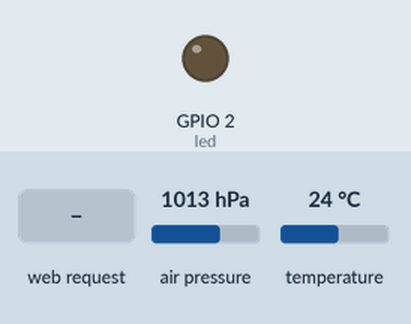
A sketch run on a simulated ESP8266 (NodeMCU). Parts: output pins drawn as LEDs (lit = HIGH). Wiring (inferred from the names in the program): BMP180 pressure sensor at I2C address 0x77. The inputs (shaded band) are chosen by the test bench; at power-on: air pressure 1013 hPa, temperature 24 °C. WiFi joins after 1.5 s; servers stay silent unless stated; what the sketch prints to the serial monitor is not drawn.

Above: at 2.7 s.
2.8 s: HTTP request GET / received
Timing chart, 0 to 5.8 s (numbered marks = the images above; inputs shaded):
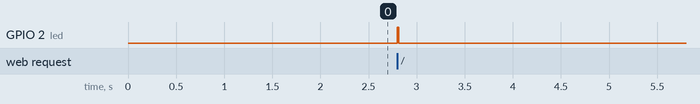

Measured:
- after the input at 2.8 s, GPIO 2 (led): LOW → HIGH at once, → LOW 0.01 s later

The sketch:

BMP085-example-webserver.ino
```cpp
#include <ESP8266WiFi.h>
#include <WiFiClient.h>
#include <ESP8266WebServer.h>
#include <ESP8266mDNS.h>

#include "BMP085Reader.h"

//
//    Example Code for ESP8266 and BMP085 using Arduino IDE
//    Updated by G.Pimblott
//    Created: 27 Jan 2016 (G.Pimblott)
//
//    1) Connects to a specified wireless network using DHCP (IP output to serial)
//    2) Starts a webserver on port 80
//    3) Responds to requests to the root URL with sensor readings from a connected BMP085
//
//    By default it expects the BMP085 to use sda(4) and scl(5) on an NodeMCU development board.
//

const int led = 2;

// Update these with your network settings
const char* ssid = "Change-me";
const char* password = "Change-me";

// Create the webserver
ESP8266WebServer server(80);

// Setup the BMP085 reader
BMP085Reader bmpReader;


// Process a request for the data
void handleTemp() {
  digitalWrite(led, 1);
  String message = "Hello - Here are the current readings\n\n";

  bmpReader.readValues();

  char temp[10];
  dtostrf( bmpReader.getTemperature(), 2, 2, temp);

  message += "Temperature: ";
  message += temp;
  message += " dec C\n";

  message += "Pressure: ";
  message += bmpReader.getPressure();
  message += " Pa\n";

  message += "Altitude: ";
  message += bmpReader.getAltitude();
  message += " m\n";

  Serial.print("Temperature: ");
  Serial.print(temp);
  Serial.println(" deg C");
  Serial.print("Pressure: ");
  Serial.print(bmpReader.getPressure(), DEC);
  Serial.println(" Pa");
  Serial.print("Altitude: ");
  Serial.print(bmpReader.getAltitude(), 2);
  Serial.println(" m");
  Serial.println();

  server.send(200, "text/plain", message);
  digitalWrite(led, 0);
}

// Page not found message
void handleNotFound()
{
  digitalWrite(led, 1);
  String message = "File Not Found\n\n";
  message += "URI: ";
  message += server.uri();
  message += "\nMethod: ";
  message += (server.method() == HTTP_GET)?"GET":"POST";
  message += "\nArguments: ";
  message += server.args();
  message += "\n";
  for (uint8_t i=0; i<server.args(); i++){
    message += " " + server.argName(i) + ": " + server.arg(i) + "\n";
  }
  server.send(404, "text/plain", message);
  digitalWrite(led, 0);
}

//
// Connect to the router with the specified ssid and password
//
void initWebServer( const char* ssid, const char * password)
{
  Serial.println(" Connecting to WiFi router");
  WiFi.begin(ssid, password);

  // Wait for connection
  while (WiFi.status() != WL_CONNECTED) {
    delay(500);
    Serial.print(".");
  }

  Serial.println("");
  Serial.print("Connected to ");
  Serial.println(ssid);
  Serial.print("IP address: ");
  Serial.println(WiFi.localIP());
}

//
// Initial setup routine
//
// 1) Open serial port for logging
// 2) Initialise the webserver
// 3) Initialise the BMP085
//
void setup()
{
  Serial.begin(9600);
  Serial.println("");
  Serial.println("Starting...");

  pinMode(led, OUTPUT);
  digitalWrite(led, 0);

  // Initialise the web server
  initWebServer(ssid , password);

  server.on("/", handleTemp);
  server.onNotFound(handleNotFound);
  server.begin();

  Serial.println("HTTP server started");

  // Initialise the BMP085
  bmpReader.init(4,5);

}


// Keep looping handling new HTTP connections
void loop()
{
  server.handleClient();
}
```

BMP085Reader.cpp
```cpp
#include "BMP085Reader.h"

//
//   BMP085 code based on code by: Jim Lindblom (SparkFun Electronics)
//   date: 18 Jan 2011
//   updated: 26 Feb 2013
//   updated: 27 Jan 2016 (G.Pimblott)
//   license: CC BY-SA v3.0 - http://creativecommons.org/licenses/by-sa/3.0/
//
//   Get pressure and temperature from the BMP085 and calculate
//   altitude.
//
//   Updated to work with BMP085 using i2c on ESP8266 and converted to a reusable class
//   by G.Pimblott (27/1/2016)
//

// Setup communication with the sensor
void BMP085Reader::init(int sda,int scl)
{
  Serial.println("BMP085 Initialisation");

  // Setup the SDA(GPIO4) and SCL(GPIO5) - These can be any GPIO on the ESP8266
  Wire.begin(sda, scl);

  bmp085Calibration();
}


// Read the latest values and store in the public variables
void BMP085Reader::readValues()
{
  temperature = bmp085GetTemperature(bmp085ReadUT())* 0.1;
  pressure = bmp085GetPressure(bmp085ReadUP());
  altitude = (float)44330 * (1 - pow(((float) pressure / p0), 0.190295));
}

double BMP085Reader::getTemperature()
{
  return temperature;
};


long BMP085Reader::getPressure()
{
  return pressure;
};

float BMP085Reader::getAltitude()
{
  return altitude;
};


//   Stores all of the bmp085's calibration values into global variables
//   Calibration values are required to calculate temp and pressure
//   This function should be called at the beginning of the program
void BMP085Reader::bmp085Calibration()
{
  ac1 = bmp085ReadShort(0xAA);
  ac2 = bmp085ReadShort(0xAC);
  ac3 = bmp085ReadShort(0xAE);
  ac4 = bmp085ReadUShort(0xB0);
  ac5 = bmp085ReadUShort(0xB2);
  ac6 = bmp085ReadUShort(0xB4);
  b1 = bmp085ReadShort(0xB6);
  b2 = bmp085ReadShort(0xB8);
  mb = bmp085ReadShort(0xBA);
  mc = bmp085ReadShort(0xBC);
  md = bmp085ReadShort(0xBE);
}

// Calculate temperature given the uncalibrated temperature(ut)
// Value returned will be in units of 0.1 deg C
short BMP085Reader::bmp085GetTemperature(unsigned int ut)
{
  long x1, x2;

  x1 = (((long)ut - (long)ac6) * (long)ac5) >> 15;
  x2 = ((long)mc << 11) / (x1 + md);
  b5 = x1 + x2;
  return ((b5 + 8) >> 4);
}

// Calculate pressure given up
// calibration values must be known
// b5 is also required so bmp085GetTemperature(...) must be called first.
// Value returned will be pressure in units of Pa.
long BMP085Reader::bmp085GetPressure(unsigned long up)
{
  long x1, x2, x3, b3, b6, p;
  unsigned long b4, b7;

  b6 = b5 - 4000;
  // Calculate B3
  x1 = (b2 * (b6 * b6) >> 12) >> 11;
  x2 = (ac2 * b6) >> 11;
  x3 = x1 + x2;
  b3 = (((((long)ac1) * 4 + x3) << OSS) + 2) >> 2;

  // Calculate B4
  x1 = (ac3 * b6) >> 13;
  x2 = (b1 * ((b6 * b6) >> 12)) >> 16;
  x3 = ((x1 + x2) + 2) >> 2;
  b4 = (ac4 * (unsigned long)(x3 + 32768)) >> 15;

  b7 = ((unsigned long)(up - b3) * (50000 >> OSS));
  if (b7 < 0x80000000)
    p = (b7 << 1) / b4;
  else
    p = (b7 / b4) << 1;

  x1 = (p >> 8) * (p >> 8);
  x1 = (x1 * 3038) >> 16;
  x2 = (-7357 * p) >> 16;
  p += (x1 + x2 + 3791) >> 4;

  return p;
}

// Read 1 byte from the BMP085 at 'address'
char BMP085Reader::bmp085Read(unsigned char address)
{
  unsigned char data;

  Wire.beginTransmission(BMP085_ADDRESS);
  Wire.write(address);
  Wire.endTransmission();

  Wire.requestFrom(BMP085_ADDRESS, 1);
  while (!Wire.available())
    ;

  return Wire.read();
}

// Read 2 bytes from the BMP085
// First byte will be from 'address'
// Second byte will be from 'address'+1
int BMP085Reader::bmp085ReadInt(unsigned char address)
{
  unsigned char msb, lsb;

  Wire.beginTransmission(BMP085_ADDRESS);
  Wire.write(address);
  Wire.endTransmission();

  Wire.requestFrom(BMP085_ADDRESS, 2);
  while (Wire.available() < 2)
    ;
  msb = Wire.read();
  lsb = Wire.read();

  return (int) msb << 8 | lsb;
}

// Read a signed short
short BMP085Reader::bmp085ReadShort(unsigned char address)
{
  return (short)bmp085ReadInt(address);
}

// Read an unsigned short
unsigned short BMP085Reader::bmp085ReadUShort(unsigned char address)
{
  return (unsigned short)bmp085ReadInt(address);
}

// Read the uncompensated temperature value
unsigned int BMP085Reader::bmp085ReadUT()
{
  unsigned int ut;

  // Write 0x2E into Register 0xF4
  // This requests a temperature reading
  Wire.beginTransmission(BMP085_ADDRESS);
  Wire.write(0xF4);
  Wire.write(0x2E);
  Wire.endTransmission();

  // Wait at least 4.5ms
  delay(5);

  // Read two bytes from registers 0xF6 and 0xF7
  ut = bmp085ReadInt(0xF6);
  return ut;
}

// Read the uncompensated pressure value
unsigned long BMP085Reader::bmp085ReadUP()
{
  unsigned char msb, lsb, xlsb;
  unsigned long up = 0;

  // Write 0x34+(OSS<<6) into register 0xF4
  // Request a pressure reading w/ oversampling setting
  Wire.beginTransmission(BMP085_ADDRESS);
  Wire.write(0xF4);
  Wire.write(0x34 + (OSS << 6));
  Wire.endTransmission();

  // Wait for conversion, delay time dependent on OSS
  delay(2 + (3 << OSS));

  // Read register 0xF6 (MSB), 0xF7 (LSB), and 0xF8 (XLSB)
  Wire.beginTransmission(BMP085_ADDRESS);
  Wire.write(0xF6);
  Wire.endTransmission();
  Wire.requestFrom(BMP085_ADDRESS, 3);

  // Wait for data to become available
  while (Wire.available() < 3)
    ;
  msb = Wire.read();
  lsb = Wire.read();
  xlsb = Wire.read();

  up = (((unsigned long) msb << 16) | ((unsigned long) lsb << 8) | (unsigned long) xlsb) >> (8 - OSS);

  return up;
}
```

BMP085Reader.h
```cpp
#ifndef bmp085reader_h
#define bmp085reader_h

#include <Arduino.h>
#include <stdlib.h>
#include <Wire.h>

#define BMP085_ADDRESS 0x77  // I2C address of BMP085

const unsigned char OSS = 0;  // Oversampling Setting

//
//   BMP085 code based on  code by: Jim Lindblom (SparkFun Electronics)
//   date: 18 Jan 2011
//   updated: 26 Feb 2013
//   updated: 27 Jan 2016 (G.Pimblott)
//   license: CC BY-SA v3.0 - http://creativecommons.org/licenses/by-sa/3.0/
//
//   Get pressure and temperature from the BMP085 and calculate
//   altitude. Serial.print it out at 9600 baud to serial monitor.
//
//   Updated to work with BMP085 using i2c on ESP8266 and converted to a reusable class
//   by G.Pimblott (27/1/2016)
//
class BMP085Reader
{
  public:

    void init(int sda, int scl);
    void readValues();

    double getTemperature();
    long getPressure();
    float getAltitude();

 private:
    // Last readings
    double temperature;
    long pressure;
    float altitude;

    // Use these for altitude conversions
    const float p0 = 101325;     // Standard pressure at sea level (Pa)


 private:
    short bmp085GetTemperature(unsigned int ut);
    long bmp085GetPressure(unsigned long up);

    void bmp085Calibration();
    char bmp085Read(unsigned char address);
    int bmp085ReadInt(unsigned char address);
    short bmp085ReadShort(unsigned char address);
    unsigned short bmp085ReadUShort(unsigned char address);
    unsigned int bmp085ReadUT();
    unsigned long bmp085ReadUP();

  private:
    // Calibration values
    short ac1;
    short ac2;
    short ac3;
    unsigned short ac4;
    unsigned short ac5;
    unsigned short ac6;
    short b1;
    short b2;
    short mb;
    short mc;
    short md;

    // b5 is calculated in bmp085GetTemperature(...), this variable is also used in bmp085GetPressure(...)
    // so ...Temperature(...) must be called before ...Pressure(...).
    long b5;
};

#endif
```
